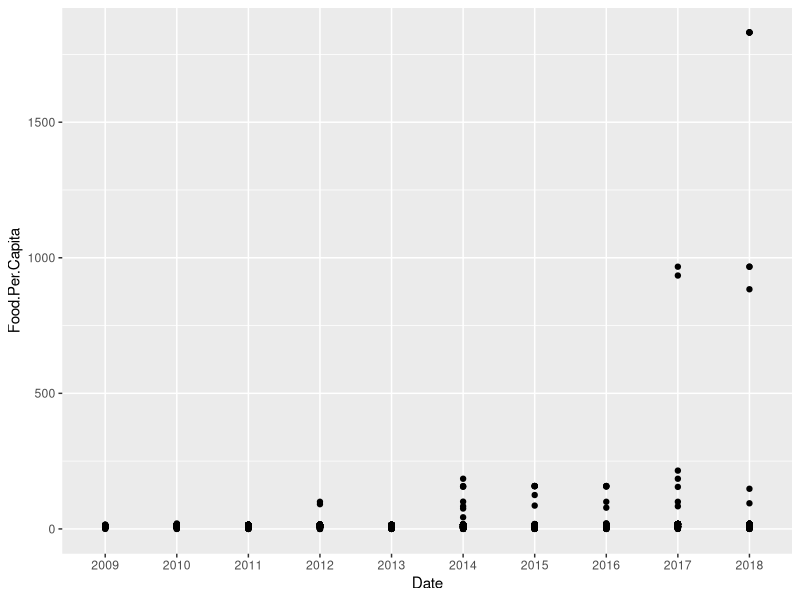
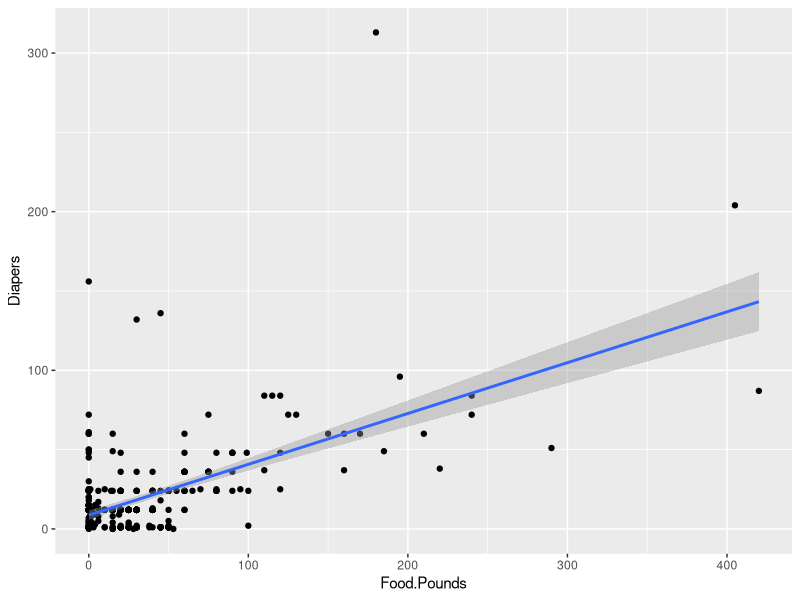

The R script that drew these images, in order:
## ---- chunk 1
library(tidyverse)
library(ggplot2)
setwd('/Users/caoyuru/Desktop/BIOS 611')
data = read.csv('UMD_Services_Provided_20190719.tsv',sep="\t")
data <- data[,-c(14,15,16,17,18)]
head(data)
## ---- chunk 2
data$Date<- as.Date(data$Date,format="%m/%d/%Y") 
data$Date <- format(as.Date(data$Date),"%Y") 
data$Food.Per.Capita <- data$Food.Pounds/data$Food.Provided.for
datafood <- na.omit(data[c("Date","Food.Per.Capita")])
## ---- chunk 3
ggplot(filter(datafood,Date>2008 & Date<2019 & Food.Per.Capita<75000), aes(x=Date,y=Food.Per.Capita)) + geom_point()
## ---- chunk 4
datarela <- data[c("Client.File.Number","Food.Pounds","Diapers")] %>% na.omit() %>% filter(Diapers<1000) %>% group_by(Client.File.Number) %>% summarise (Food.Pounds=sum(Food.Pounds),Diapers=sum(Diapers))
## ---- chunk 5
cor.test(datarela$Food.Pounds,datarela$Diapers,method="pearson")
ggplot(datarela, aes(x=Food.Pounds,y=Diapers)) + geom_point()+geom_smooth(method=lm)
